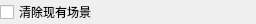
<ui version="4.0">
 <class>qSlicerSceneIOOptionsWidget</class>
 <widget class="qSlicerWidget" name="qSlicerSceneIOOptionsWidget">
  <property name="geometry">
   <rect>
    <x>0</x>
    <y>0</y>
    <width>256</width>
    <height>17</height>
   </rect>
  </property>
  <property name="windowTitle">
   <string>场景选项</string>
  </property>
  <layout class="QHBoxLayout" name="horizontalLayout">
   <property name="margin">
    <number>0</number>
   </property>
   <item>
    <widget class="QCheckBox" name="ClearSceneCheckBox">
     <property name="text">
      <string>清除现有场景</string>
     </property>
     <property name="checked">
      <bool>false</bool>
     </property>
    </widget>
   </item>
  </layout>
 </widget>
 <customwidgets>
  <customwidget>
   <class>qSlicerWidget</class>
   <extends>QWidget</extends>
   <header>qSlicerWidget.h</header>
   <container>1</container>
  </customwidget>
 </customwidgets>
 <resources />
 <connections>
 </connections>
</ui>
